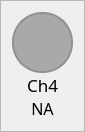
                     <widget class="QFrame" name="frame_ch4">
                      <property name="maximumSize">
                       <size>
                        <width>80</width>
                        <height>150</height>
                       </size>
                      </property>
                      <property name="styleSheet">
                       <string notr="true"/>
                      </property>
                      <property name="frameShape">
                       <enum>QFrame::StyledPanel</enum>
                      </property>
                      <property name="frameShadow">
                       <enum>QFrame::Raised</enum>
                      </property>
                      <layout class="QVBoxLayout" name="verticalLayout_10">
                       <property name="spacing">
                        <number>0</number>
                       </property>
                       <item>
                        <widget class="QFrame" name="frame_ch4_color">
                         <property name="sizePolicy">
                          <sizepolicy hsizetype="Fixed" vsizetype="Fixed">
                           <horstretch>0</horstretch>
                           <verstretch>0</verstretch>
                          </sizepolicy>
                         </property>
                         <property name="minimumSize">
                          <size>
                           <width>61</width>
                           <height>61</height>
                          </size>
                         </property>
                         <property name="maximumSize">
                          <size>
                           <width>1000</width>
                           <height>61</height>
                          </size>
                         </property>
                         <property name="sizeIncrement">
                          <size>
                           <width>1</width>
                           <height>1</height>
                          </size>
                         </property>
                         <property name="styleSheet">
                          <string notr="true">border: 2px solid rgb(145, 145, 145);
border-radius: 30px;
background-color: rgb(169, 169, 169)</string>
                         </property>
                         <property name="frameShape">
                          <enum>QFrame::StyledPanel</enum>
                         </property>
                         <property name="frameShadow">
                          <enum>QFrame::Raised</enum>
                         </property>
                        </widget>
                       </item>
                       <item>
                        <widget class="QLabel" name="label_ch4">
                         <property name="minimumSize">
                          <size>
                           <width>61</width>
                           <height>0</height>
                          </size>
                         </property>
                         <property name="maximumSize">
                          <size>
                           <width>16777215</width>
                           <height>30</height>
                          </size>
                         </property>
                         <property name="font">
                          <font>
                           <family>DM Sans</family>
                           <pointsize>13</pointsize>
                           <weight>50</weight>
                           <italic>false</italic>
                           <bold>false</bold>
                          </font>
                         </property>
                         <property name="text">
                          <string>Ch4</string>
                         </property>
                         <property name="alignment">
                          <set>Qt::AlignCenter</set>
                         </property>
                        </widget>
                       </item>
                       <item>
                        <widget class="QLabel" name="label_ch4_value">
                         <property name="minimumSize">
                          <size>
                           <width>61</width>
                           <height>0</height>
                          </size>
                         </property>
                         <property name="maximumSize">
                          <size>
                           <width>16777215</width>
                           <height>30</height>
                          </size>
                         </property>
                         <property name="font">
                          <font>
                           <family>DM Sans</family>
                           <pointsize>12</pointsize>
                           <weight>50</weight>
                           <italic>false</italic>
                           <bold>false</bold>
                          </font>
                         </property>
                         <property name="styleSheet">
                          <string notr="true">font:12pt</string>
                         </property>
                         <property name="text">
                          <string>NA</string>
                         </property>
                         <property name="alignment">
                          <set>Qt::AlignCenter</set>
                         </property>
                        </widget>
                       </item>
                      </layout>
                     </widget>
